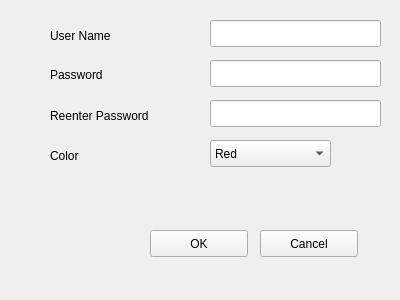
<?xml version="1.0" encoding="UTF-8"?>
<ui version="4.0">
 <class>RegisterUser</class>
 <widget class="QWidget" name="RegisterUser">
  <property name="geometry">
   <rect>
    <x>0</x>
    <y>0</y>
    <width>400</width>
    <height>300</height>
   </rect>
  </property>
  <property name="windowTitle">
   <string>Form</string>
  </property>
  <widget class="QLineEdit" name="UserNameLine">
   <property name="geometry">
    <rect>
     <x>210</x>
     <y>20</y>
     <width>171</width>
     <height>27</height>
    </rect>
   </property>
  </widget>
  <widget class="QLabel" name="UserName">
   <property name="geometry">
    <rect>
     <x>50</x>
     <y>20</y>
     <width>81</width>
     <height>31</height>
    </rect>
   </property>
   <property name="text">
    <string>User Name</string>
   </property>
  </widget>
  <widget class="QLabel" name="Password">
   <property name="geometry">
    <rect>
     <x>50</x>
     <y>60</y>
     <width>81</width>
     <height>31</height>
    </rect>
   </property>
   <property name="text">
    <string>&lt;html&gt;&lt;head/&gt;&lt;body&gt;&lt;p&gt;Password&lt;/p&gt;&lt;/body&gt;&lt;/html&gt;</string>
   </property>
  </widget>
  <widget class="QPushButton" name="Ok">
   <property name="geometry">
    <rect>
     <x>150</x>
     <y>230</y>
     <width>98</width>
     <height>27</height>
    </rect>
   </property>
   <property name="text">
    <string>OK</string>
   </property>
  </widget>
  <widget class="QLineEdit" name="PassLine">
   <property name="geometry">
    <rect>
     <x>210</x>
     <y>60</y>
     <width>171</width>
     <height>27</height>
    </rect>
   </property>
  </widget>
  <widget class="QPushButton" name="Cancel">
   <property name="geometry">
    <rect>
     <x>260</x>
     <y>230</y>
     <width>98</width>
     <height>27</height>
    </rect>
   </property>
   <property name="text">
    <string>Cancel</string>
   </property>
  </widget>
  <widget class="QLineEdit" name="RePassLine">
   <property name="geometry">
    <rect>
     <x>210</x>
     <y>100</y>
     <width>171</width>
     <height>27</height>
    </rect>
   </property>
  </widget>
  <widget class="QLabel" name="RePassword">
   <property name="geometry">
    <rect>
     <x>50</x>
     <y>100</y>
     <width>131</width>
     <height>31</height>
    </rect>
   </property>
   <property name="text">
    <string>Reenter Password</string>
   </property>
  </widget>
  <widget class="QLabel" name="ColorText">
   <property name="geometry">
    <rect>
     <x>50</x>
     <y>140</y>
     <width>81</width>
     <height>31</height>
    </rect>
   </property>
   <property name="text">
    <string>Color</string>
   </property>
  </widget>
  <widget class="QComboBox" name="comboBox">
   <property name="geometry">
    <rect>
     <x>210</x>
     <y>140</y>
     <width>121</width>
     <height>27</height>
    </rect>
   </property>
   <item>
    <property name="text">
     <string>Red</string>
    </property>
   </item>
   <item>
    <property name="text">
     <string>Blue</string>
    </property>
   </item>
   <item>
    <property name="text">
     <string>Green</string>
    </property>
   </item>
  </widget>
 </widget>
 <resources/>
 <connections/>
</ui>
